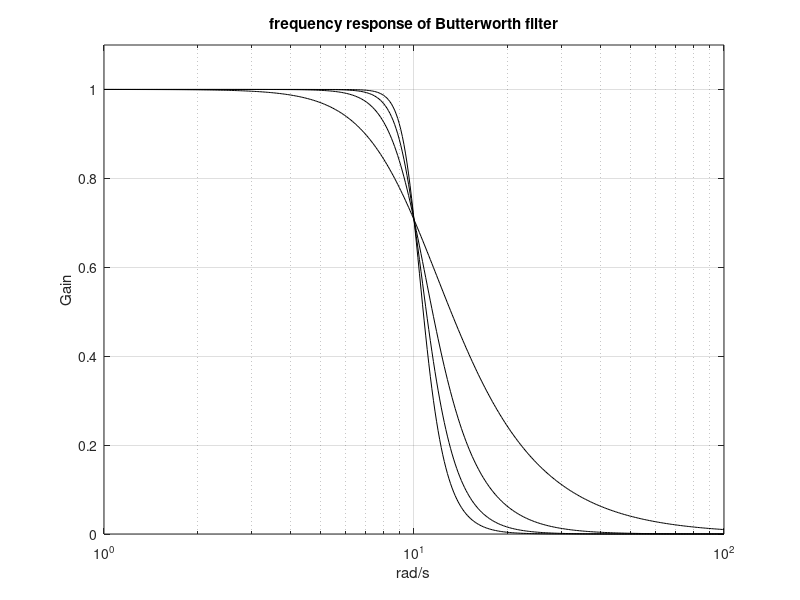

Source code (MATLAB):
% Comparison of frequency response of Butterworth filters
wc=10; % desired cut-off frequency
N=2; % order of the filter
[num,den]=butter(N,wc,'s'); %analog Butterworth filter
w=logspace(0,2,400); %logaritmic set of frequency values
G=freqs(num,den,w); %computes frequency response
semilogx(w,abs(G),'k'); %plots linear amplitude
hold on;
axis([1 100 0 1.1]);
grid;
ylabel('Gain'); xlabel('rad/s'); title('frequency response of Butterworth filter');
for N=4:2:8, % more orders of the filter
[num,den]=butter(N,wc,'s'); %analog Butterworth filter
G=freqs(num,den,w); %computes frequency response
semilogx(w,abs(G),'k'); %plots linear amplitude
end;
